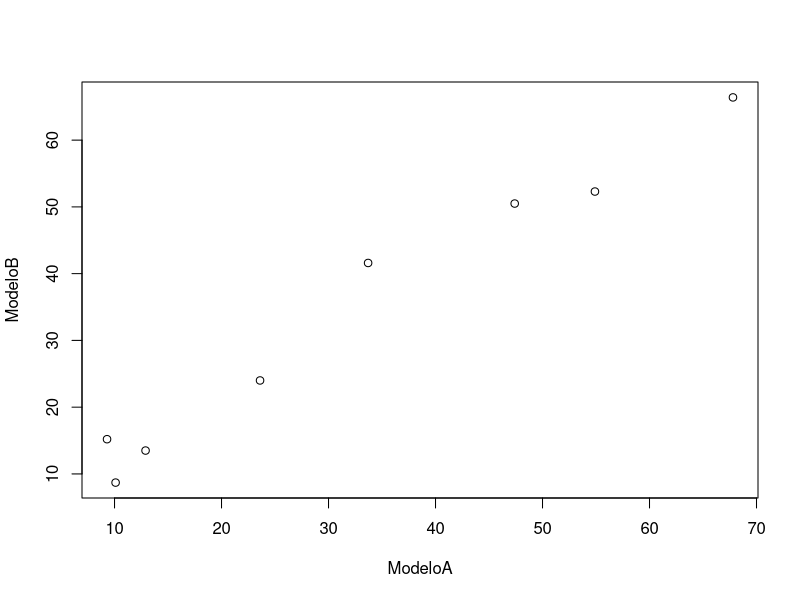

This chart was generated by the following R code:
## ---- chunk 1
# 1. LEE, COMENTA Y COMPLETA PARA CONSEGUIR 
# CALCULAR EL INTERVALO DE CONFIANZA PARA LA MEDIA DE LAS DIFERENCIAS 
# DE LOS DATOS A NIVEL alfa:

ICalpha<-function(ModeloA, ModeloB, alfa)
{
  n<-length(ModeloA)
  diferencias<-ModeloA-ModeloB
  mediad<-mean(diferencias)
  mediad2<-mean(diferencias^2)
  varianza <- mediad2 - mediad^2
  s<-sqrt(varianza)
  valort<-qt(alfa/2,n-1,lower.tail = F)
  valor<-valort*s/sqrt(n)
  cotaInf<-mediad-valor
  cotaSup<-mediad+valor
  df<-data.frame(cotaInf, cotaSup)
  return(df)
}


# 2. ESTOS SON LOS DATOS DEL EJERCICIO 8. APLICA LA FUNCION ANTERIOR 
# CON 3 NIVELES DE CONFIANZA: alfa=0.05, alfa=0.01 y alfa = 0.1
# OBSERVA Y COMENTA LOS RESULTADOS
ModeloA<-c(23.6,33.7,10.1,12.9,67.8,9.3,47.4,54.9)
ModeloB<-c(24,41.6,8.7, 13.5, 66.4,15.2, 50.5, 52.3)
plot(ModeloA, ModeloB)
## ---- chunk 2
#Este es un ejemplo:
IC<-ICalpha(ModeloA, ModeloB, 0.1)
print('Intervalo de confianza al 90%')
IC
## ---- chunk 3
IC<-ICalpha(ModeloA, ModeloB, 0.05)
print('Intervalo de confianza al 95%')
IC
## ---- chunk 4
# 3. RESUELVE el EJERCICIO 9  UTILIZANDO LA FUNCION ANTERIOR. 

ModeloA9<-c(58.2,32.1,42.9,11,54.2,46.6,49.3,25.8,52)
ModeloB9<-c(43.6,21.3,32.8,8.2,40.2,45.1,46.3,32.8,58.3)
IC<-ICalpha(ModeloA9, ModeloB9, 0.05)
print('Intervalo de confianza al 95% en ejercicio9')
print(IC)
## ---- chunk 5
# 4. RESUELVE el EJERCICIO 10  UTILIZANDO LA FUNCION ANTERIOR. 
ModeloA10<-c(228,213,198,239,217,245)
ModeloB10<-c(182,181,226,122,105,198)
IC<-ICalpha(ModeloA10, ModeloB10, 0.05)
print('Intervalo de confianza al 95% en ejercicio10 ')
print(IC)
